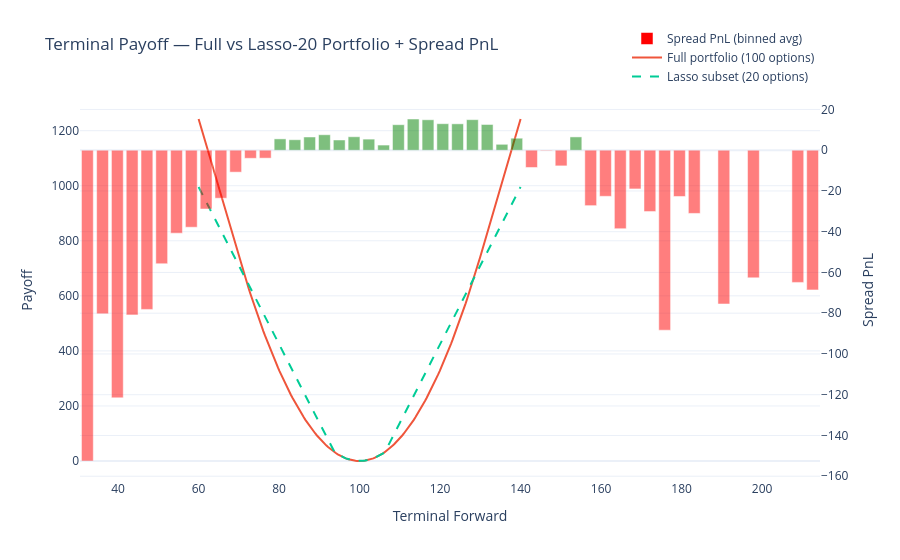

Notebook code for this chart:
### Code cell
df_sorted = spread_pnl.sort_values('forward_price')
bins = pd.cut(df_sorted['forward_price'], bins=50)
binned = df_sorted.groupby(bins, observed=True)['dh_spread_pnl'].mean()
bin_centers = binned.index.map(lambda i: i.mid)
colors = ['green' if v >= 0 else 'red' for v in binned.values]

fig2 = go.Figure()
fig2.add_trace(go.Bar(
    x=bin_centers,
    y=binned.values,
    name='Spread PnL (binned avg)',
    marker_color=colors,
    marker_opacity=0.5,
    yaxis='y2'
))
fig2.add_trace(go.Scatter(x=portfolio_full_payoff.index, y=portfolio_full_payoff.values,
                           mode='lines', name='Full portfolio (100 options)', line=dict(width=2)))
fig2.add_trace(go.Scatter(x=portfolio_lasso_payoff.index, y=portfolio_lasso_payoff.values,
                           mode='lines', name='Lasso subset (20 options)', line=dict(width=2, dash='dash')))
fig2.update_layout(
    title='Terminal Payoff — Full vs Lasso-20 Portfolio + Spread PnL',
    xaxis_title='Terminal Forward',
    yaxis=dict(title='Payoff'),
    yaxis2=dict(title='Spread PnL', overlaying='y', side='right'),
    template='plotly_white',
    legend=dict(x=1, y=1.2, xanchor='right', yanchor='top')
)
fig2.show()

### Figure 1 — Plotly figure (JSON) as saved in the notebook; plotly's stock layout.template omitted (floating-point values rounded to 4 significant figures; data arrays with more than 128 entries replaced by an {"elided": "..."} marker saying what was removed)
{"data": [{"marker": {"color": ["red", "red", "red", "red", "red", "red", "red", "red", "red", "red", "red", "red", "red", "green", "green", "green", "green", "green", "green", "green", "green", "green", "green", "green", "green", "green", "green", "green", "green", "green", "red", "red", "red", "green", "red", "red", "red", "red", "red", "red", "red", "red", "red", "red", "red", "red"], "opacity": 0.5}, "name": "Spread PnL (binned avg)", "type": "bar", "x": [32.37, 36.14, 39.81, 43.49, 47.16, 50.84, 54.51, 58.19, 61.86, 65.54, 69.21, 72.89, 76.57, 80.24, 83.92, 87.59, 91.27, 94.94, 98.62, 102.3, 106.0, 109.6, 113.3, 117.0, 120.7, 124.3, 128.0, 131.7, 135.4, 139.0, 142.7, 146.4, 150.1, 153.7, 157.4, 161.1, 164.8, 168.5, 172.1, 175.8, 179.5, 183.2, 190.5, 197.9, 208.9, 212.6], "y": [-152.5, -80.3, -121.5, -80.82, -78.14, -55.73, -40.72, -37.81, -28.87, -23.57, -10.77, -3.98, -3.911, 5.55, 5.131, 6.477, 7.584, 5.012, 6.598, 5.433, 2.519, 12.51, 15.31, 14.92, 13.0, 12.94, 14.98, 12.61, 2.892, 5.89, -8.487, -0.2883, -7.696, 6.52, -27.21, -22.63, -38.52, -19.01, -30.1, -88.32, -22.72, -31.03, -75.47, -62.65, -64.88, -68.56], "yaxis": "y2"}, {"line": {"width": 2}, "mode": "lines", "name": "Full portfolio (100 options)", "type": "scatter", "x": {"elided": "200 float values"}, "y": {"elided": "200 float values"}}, {"line": {"dash": "dash", "width": 2}, "mode": "lines", "name": "Lasso subset (20 options)", "type": "scatter", "x": {"elided": "200 float values"}, "y": {"elided": "200 float values"}}], "layout": {"legend": {"x": 1, "xanchor": "right", "y": 1.2, "yanchor": "top"}, "title": {"text": "Terminal Payoff — Full vs Lasso-20 Portfolio + Spread PnL"}, "xaxis": {"title": {"text": "Terminal Forward"}}, "yaxis": {"title": {"text": "Payoff"}}, "yaxis2": {"overlaying": "y", "side": "right", "title": {"text": "Spread PnL"}}}}
